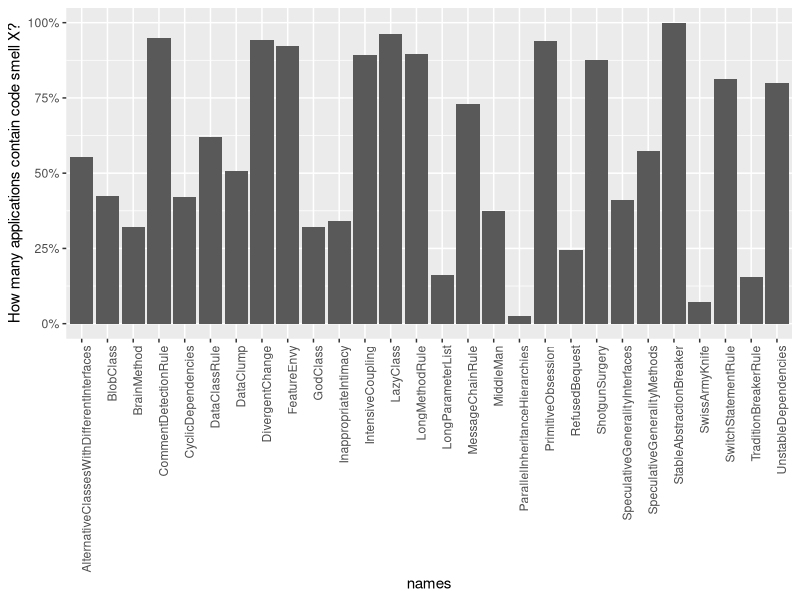
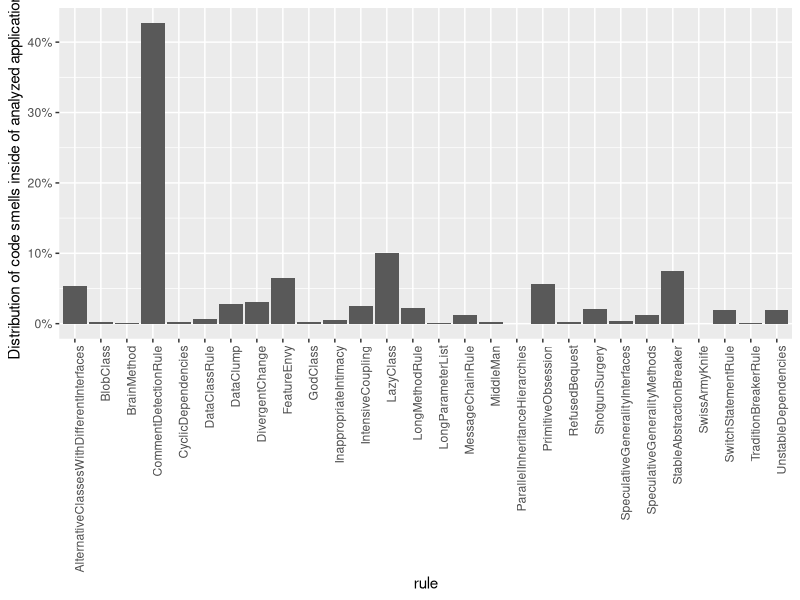

Reproduce these figures in R, in order.
## ---- chunk 1
knitr::opts_chunk$set(echo = TRUE)
## ---- chunk 2
# install.packages("dplyr", "ggplot2")
# install.packages("tidyverse")
#install.packages("data.table")
#install.packages("scales")
## ---- chunk 3
library(readr)
library("dplyr")
library("tidyverse")
library(data.table)
library(scales)
## ---- chunk 4
dataset <- read_csv("combined_data.csv")

## ---- chunk 5
View(dataset)
## ---- chunk 6
dataset$Classes <- NULL
dataset$Variables <- NULL
dataset$Methods <- NULL
dataset$Interfaces <- NULL
dataset$project <- NULL
## ---- chunk 7
View(dataset)
## ---- chunk 8
cols <- names(dataset)

for (col in cols) {
  data <- dataset[[col]]
  dataset[[col]] <- ifelse(data > 0, 1, 0)
}
## ---- chunk 9
df <- read_csv("combined_data.csv")
total <- colSums(df[, -which(names(df) %in% c("project", "Classes", "Methods", "Variables", "Interfaces"))], na.rm = TRUE)
as_total_num <- sum(as.numeric(total))
## ---- chunk 10
plot_df <- data.frame(as.list(colSums(dataset, na.rm = TRUE)))
plot_df_transpose <- transpose(plot_df)

df <- plot_df_transpose %>% mutate(names = colnames(plot_df))
df$names <- as.factor(df$names)
## ---- chunk 11
ggplot(df, aes(x = names, y = (V1/nrow(dataset)))) + 
          geom_bar(stat = "identity") + 
          scale_y_continuous(labels=scales::percent) +
          ylab("How many applications contain code smell X?") +
          theme(axis.text.x = element_text(angle = 90, hjust = 1))
## ---- chunk 12
distribution <- data.frame(as.list(total)) %>% transpose %>% mutate(rule = colnames(plot_df))
## ---- chunk 13
ggplot(distribution, aes(x = rule, y = (V1/as_total_num))) + 
          geom_bar(stat = "identity") + 
          scale_y_continuous(labels=scales::percent) +
          ylab("Distribution of code smells inside of analyzed applications") +
          theme(axis.text.x = element_text(angle = 90, hjust = 1))
